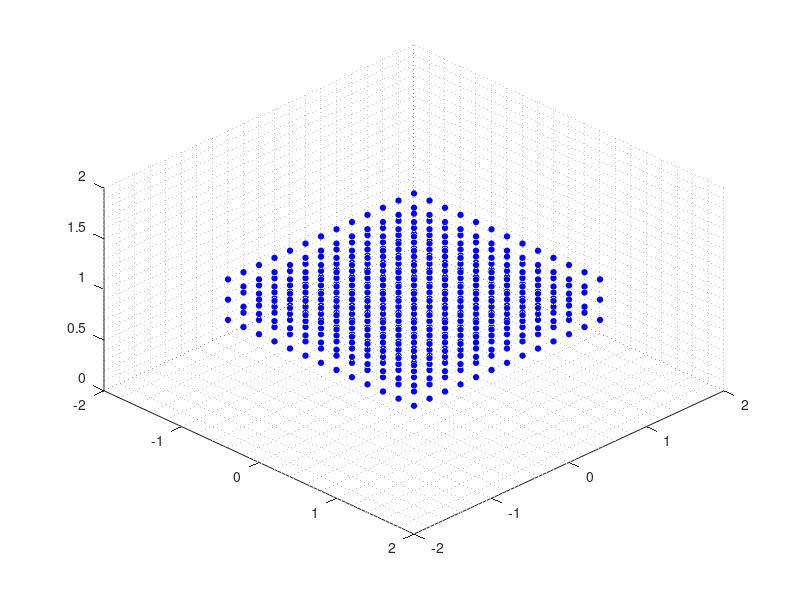

Recreate this plot in MATLAB.
clc, clear, close all

% Parameters to set 
% *******************************************************
bed = [-1.2,1.2,-1.2,1.2, 0.7,1.1];
step= 0.2;
% *******************************************************

% *******************************************************
graph = 1; % 1:yes, 0:no
save = 1; 
% *******************************************************


[TbX,TbY] = meshgrid(bed(1):step:bed(2), bed(3):step:bed(4));

% Invertir TbY
TbY(:,2:2:end) = TbY(end:-1:1,2:2:end);

x = reshape(TbX,[numel(TbX),1]);
y = reshape(TbY,[numel(TbY),1]);

data=[];
ii=0;
for k = bed(6):-step:bed(5)

    % Agregar los "0" ya que aun no se han registrado.
    if(mod(ii,2)==0)
        data = [data; x, y, k*ones(size(x)), zeros(size(x))];
        ii=ii+1;
    else
        data = [data; x(end:-1:1), y(end:-1:1), k*ones(size(x)), zeros(size(x))];
        ii=ii+1;
    end

end

%%

% Graficar
fprintf("Nro of points: %d \n",length(data))
if(graph)
    figure(1)
    axis([-2 2 -2 2 0 2])
    view(45,45)
    grid minor
    hold on
    for i=1: size(data,1)
        plot3(data(i,1),data(i,2),data(i,3),'ob','MarkerFaceColor','b','MarkerSize',4)
        pause(0.05)
    end
    
end



% Escribir los datos en un archivo de texto
if (save)
    dlmwrite('positions3D.txt', data, 'delimiter', ' ');
    fprintf("Generacion de datos exitoso \n")
end
